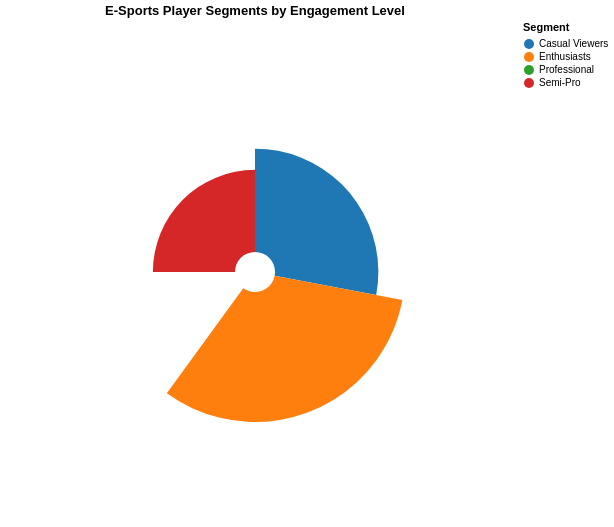

Express this chart as Vega-Lite.
### Vega-Lite specification from a JSON file in a GitHub repository (floating-point values rounded to 4 significant figures)
{"$schema": "https://vega.github.io/schema/vega-lite/v5.json", "title": "E-Sports Player Segments by Engagement Level", "width": 500, "height": 500, "data": {"values": [{"segment": "Casual Viewers", "percentage": 28, "engagement": "Watch occasionally"}, {"segment": "Enthusiasts", "percentage": 32, "engagement": "Active participants"}, {"segment": "Semi-Pro", "percentage": 25, "engagement": "Tournament competitors"}, {"segment": "Professional", "percentage": 15, "engagement": "Full-time competitors"}]}, "mark": "arc", "encoding": {"theta": {"field": "percentage", "type": "quantitative", "stack": "normalize"}, "radius": {"field": "percentage", "type": "quantitative", "scale": {"type": "sqrt", "zero": false, "rangeMin": 20, "rangeMax": 150}}, "color": {"field": "segment", "type": "nominal", "scale": {"scheme": "category10"}, "title": "Segment"}, "tooltip": [{"field": "segment", "type": "nominal", "title": "Segment"}, {"field": "percentage", "type": "quantitative", "title": "Market Share %"}, {"field": "engagement", "type": "nominal", "title": "Engagement Level"}]}}
